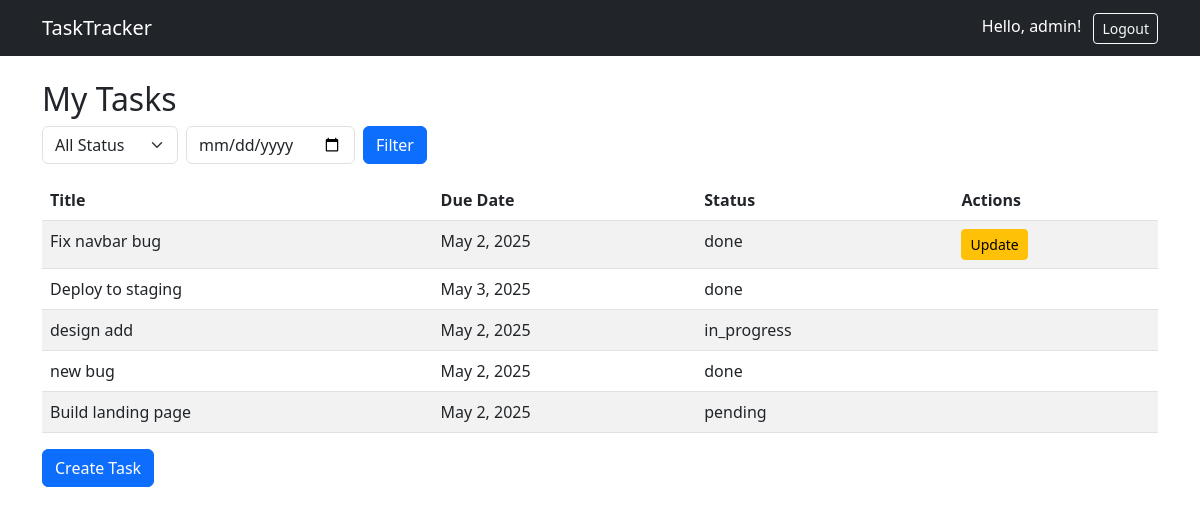
Page /tasks/ (signed in) on the earlier database version.
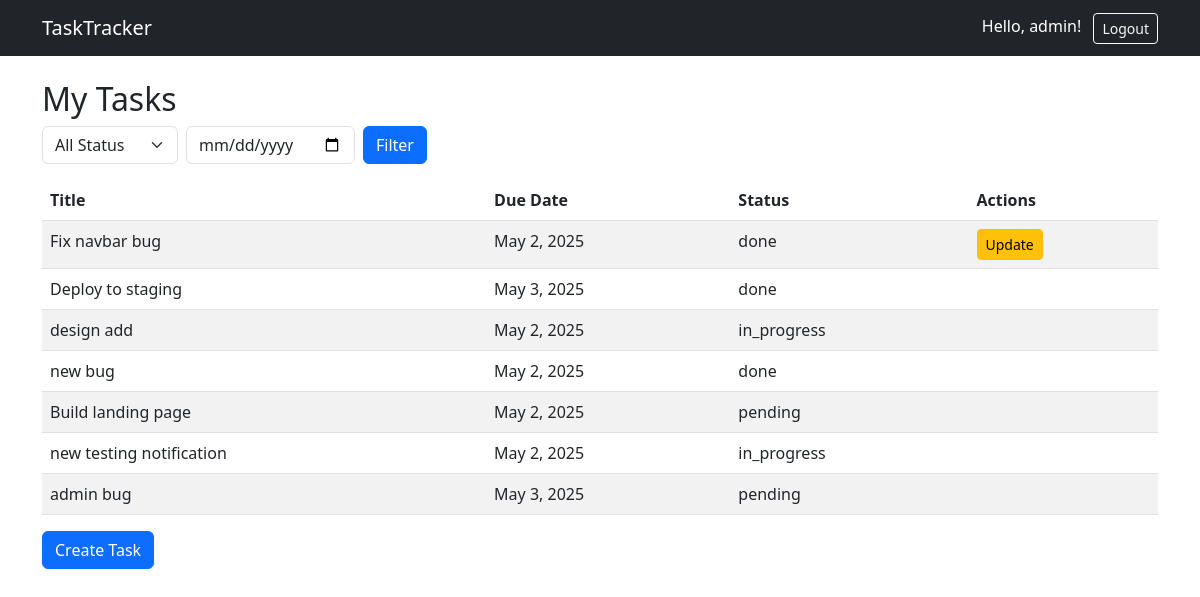
Same page on the later database version.
### tracker/models.py (models this page shows, shortened)
class Task(models.Model):
    STATUS_CHOICES = [
        ('pending', 'Pending'),
        ('in_progress', 'In Progress'),
        ('done', 'Done'),
    ]
    title = models.CharField(max_length=255)
    description = models.TextField()
    assigned_to = models.ForeignKey(User, on_delete=models.CASCADE, related_name='tasks')
    due_date = models.DateField()
    status = models.CharField(max_length=20, choices=STATUS_CHOICES, default='pending')
    created_at = models.DateTimeField(auto_now_add=True)

### tracker/views.py (the view)
# urls.py: path('tasks/', TaskListView.as_view(), name='task-list'),
class TaskListView(LoginRequiredMixin, ListView):
    model = Task
    context_object_name = 'tasks'
    template_name = 'tracker/task_list.html'
    def get_queryset(self):
            user = self.request.user
            qs = Task.objects.all() if user.groups.filter(name='Manager').exists() else Task.objects.filter(assigned_to=user)
            status = self.request.GET.get('status')
            due = self.request.GET.get('due')
            if status:
                qs = qs.filter(status=status)
            if due:
                qs = qs.filter(due_date=due)
            return qs

### templates/tracker/task_list.html (shortened to what this page needs)
{% extends "base.html" %}
{% block content %}
<h2>My Tasks</h2>
<form method="get" class="row g-2 mb-3">
    <div class="col-auto">
        <select name="status" class="form-select">
            <option value="">All Status</option>
        </select>
    </div>
    <div class="col-auto">
        <input type="date" name="due" value="{{ request.GET.due }}" class="form-control">
    </div>
    <div class="col-auto">
        <button type="submit" class="btn btn-primary">Filter</button>
    </div>
</form>
<table class="table table-striped">
    <thead>
        <tr>
            <th>Title</th>
            <th>Due Date</th>
            <th>Status</th>
            <th>Actions</th>
        </tr>
    </thead>
    <tbody>
        {% for task in tasks %}
        <tr>
            <td>{{ task.title }}</td>
            <td>{{ task.due_date }}</td>
            <td>{{ task.status }}</td>
            <td>
                {% if user.id == task.assigned_to.id %}
                <a href="{% url 'task-update' task.pk %}" class="btn btn-sm btn-warning">Update</a>
                {% endif %}
            </td>
        </tr>
        {% endfor %}
    </tbody>
</table>
{% if user.groups.all.0.name == 'Manager' %}
<a href="{% url 'task-create' %}" class="btn btn-primary">Create Task</a>
{% endif %}
{% endblock %}

Differences in the rows shown:
added Task: title "new testing notification", due_date "May 2, 2025", status "in_progress"
added Task: title "admin bug", due_date "May 3, 2025", status "pending"
